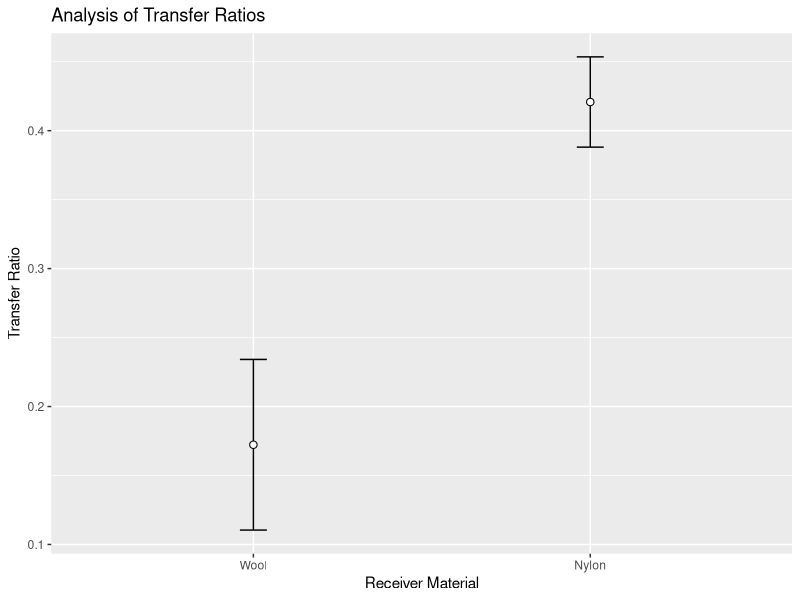
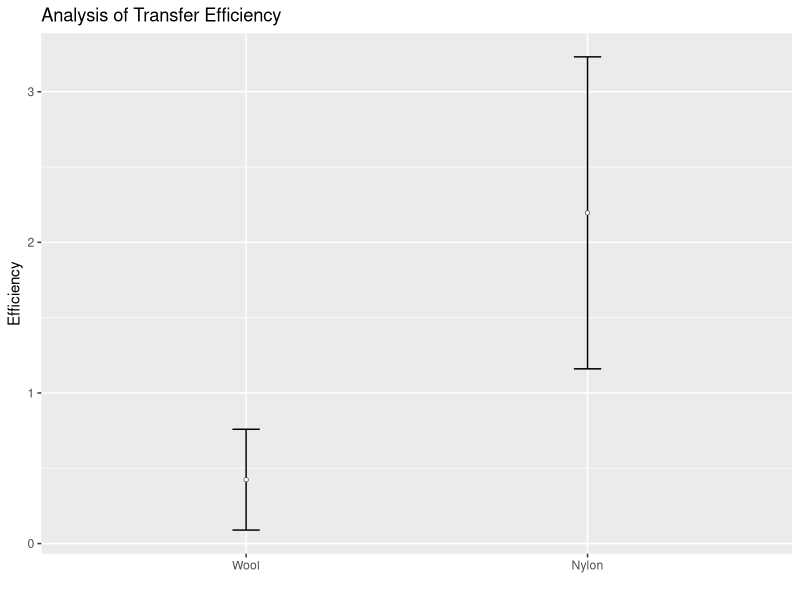
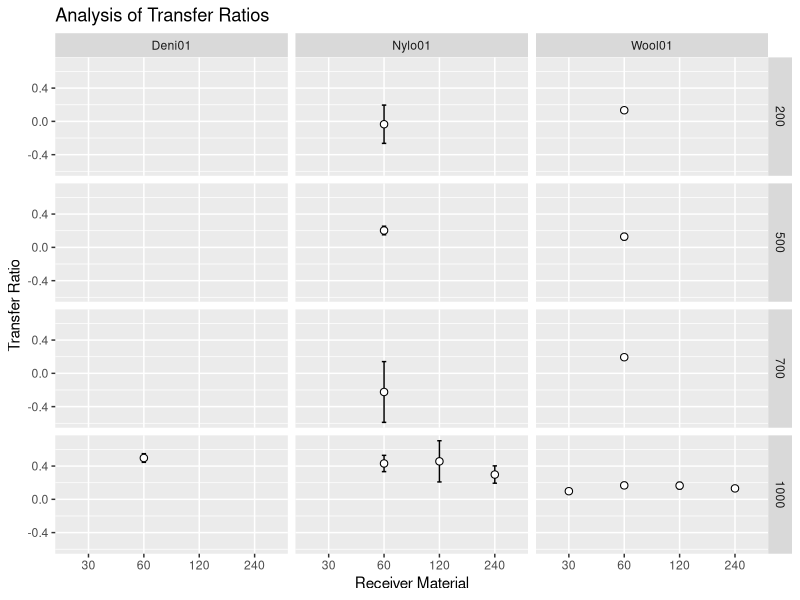
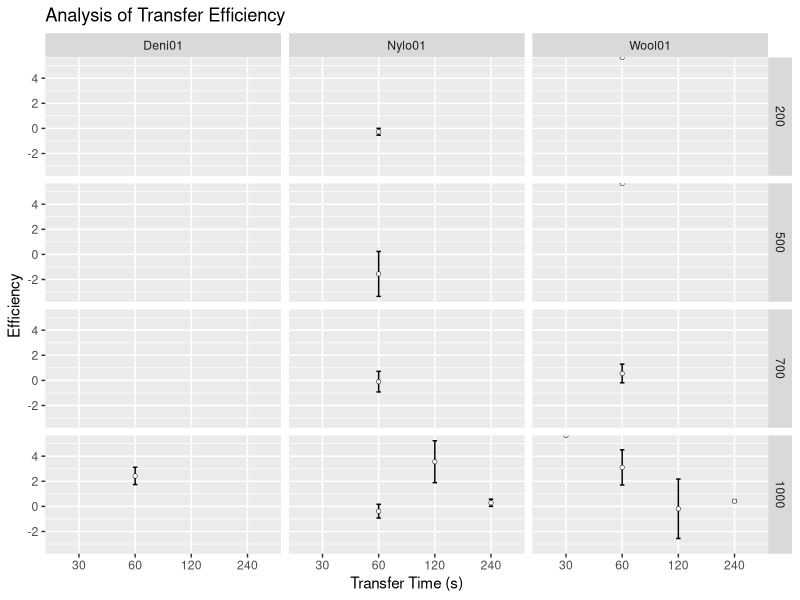
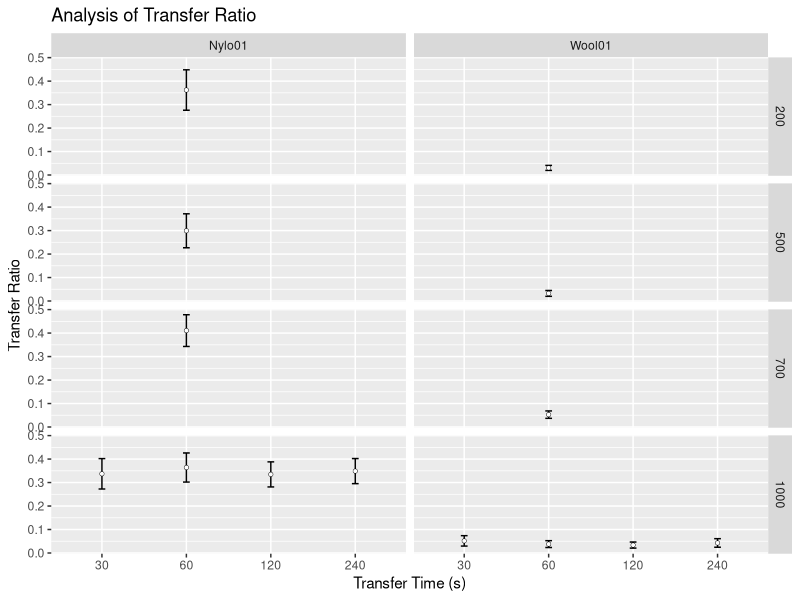
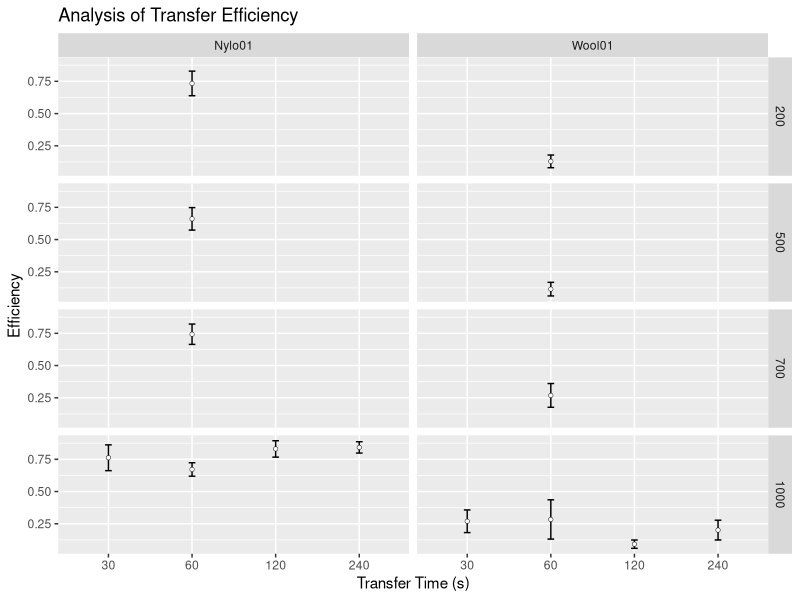
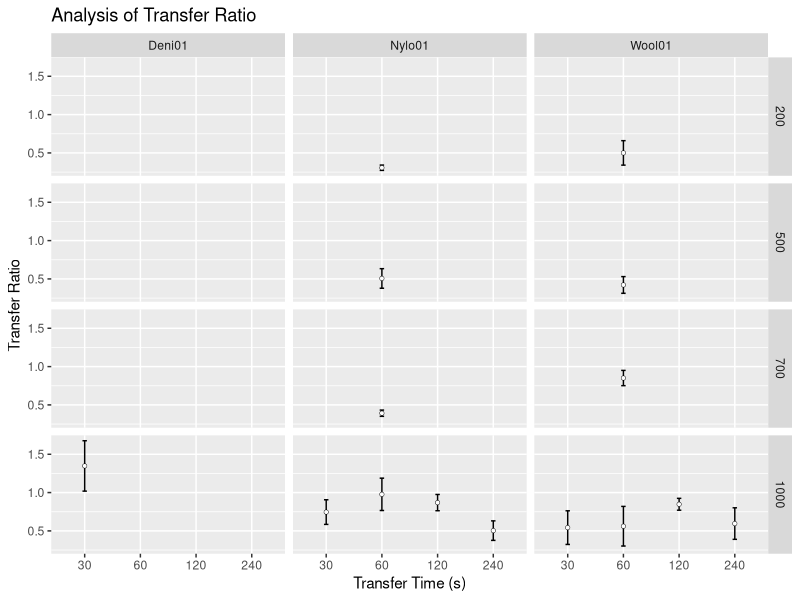
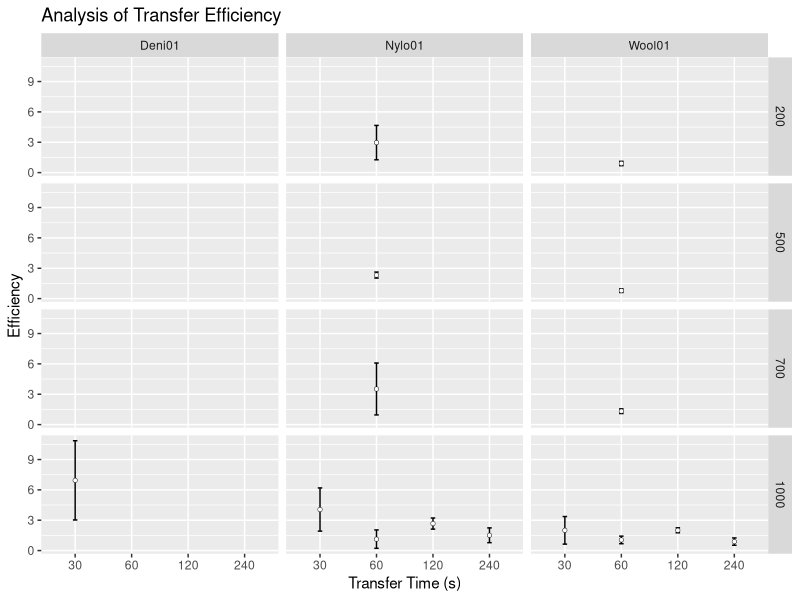

R code for these plots, in order:
## ---- chunk 1
knitr::opts_chunk$set(echo = FALSE, message = FALSE, warning = FALSE)
# libraries
library(readxl)
library(plyr)
library(ggplot2)
library(forcats)
library(dplyr)
## ---- chunk 2
# functions
## Gives count, mean, standard deviation, standard error of the mean, and confidence interval (default 95%).
##   data: a data frame.
##   measurevar: the name of a column that contains the variable to be summariezed
##   groupvars: a vector containing names of columns that contain grouping variables
##   na.rm: a boolean that indicates whether to ignore NA's
##   conf.interval: the percent range of the confidence interval (default is 95%)
summarySE <- function(data=NULL, measurevar, groupvars=NULL, na.rm=FALSE,
                      conf.interval=.95, .drop=TRUE) {
    # New version of length which can handle NA's: if na.rm==T, don't count them
    length2 <- function (x, na.rm=FALSE) {
        if (na.rm) sum(!is.na(x))
        else       length(x)
    }

    # This does the summary. For each group's data frame, return a vector with
    # N, mean, and sd
    datac <- ddply(data, groupvars, .drop=.drop,
      .fun = function(xx, col) {
        c(N    = length2(xx[[col]], na.rm=na.rm),
          mean = mean   (xx[[col]], na.rm=na.rm),
          sd   = sd     (xx[[col]], na.rm=na.rm)
        )
      },
      measurevar
    )

    # Rename the "mean" column    
    datac <- plyr::rename(datac, c("mean" = measurevar))

    datac$se <- datac$sd / sqrt(datac$N)  # Calculate standard error of the mean

    # Confidence interval multiplier for standard error
    # Calculate t-statistic for confidence interval: 
    # e.g., if conf.interval is .95, use .975 (above/below), and use df=N-1
    ciMult <- qt(conf.interval/2 + .5, datac$N-1)
    datac$ci <- datac$se * ciMult

    return(datac)
}

## function to convert a (character) vector of 
## numbers into a factor ordered numerically
numericFactorOrder <- function(x) {
    
  u = unique(x)
  new.levels = u[order(as.numeric(u))]
  x = factor(x, levels=new.levels)
  return(x)
  
}

## calc std error
stdErr = function(x) {
  sd = sd(x)
  n = length(x)
  return(sd/sqrt(n))
}

## ---- chunk 3
# Read in ML's data
my.dat = read_xlsx("dat/20191030DatasetPaper.xlsx", sheet = "DataMl")

# only use the transfer experiments for Groups 1 & 2. Groups 3-6 are not 
# clear in what they are and don't fit with the rest. Mostly Persistence?
# TODO - deal with Groups 3-6 later
transfer.dat = my.dat %>% filter(Time == "00000" & Group %in% c(1,2)) %>%
  select(c("Substrate", "ObsType", "Count", "Mass", "Duration", "Group", "Repeat")) %>%
  rename(ObservationType = ObsType, 
         TransferTime = Duration,
         Experiment = Group,
         Replicate = Repeat)

knitr::kable(head(transfer.dat, 20), caption = "'Head' of ML's Transfer Data")

## ---- chunk 4

# fix column types
transfer.dat$Count = as.numeric(transfer.dat$Count)
transfer.dat$Experiment = as.character(transfer.dat$Experiment)
transfer.dat$Replicate = as.character(transfer.dat$Replicate)

# add a photoID column to keep track of which datapoint is which
photo.id = rep(paste0("P", seq(1:5)), as.integer(nrow(transfer.dat)/5+1))
transfer.dat = data.frame(PhotoID = photo.id[1:nrow(transfer.dat)], transfer.dat)

# split out each set of photos...
p1 = transfer.dat %>% filter(PhotoID == "P1") %>% select(Mass,TransferTime,Substrate,Experiment,Replicate,Count)
p2 = transfer.dat %>% filter(PhotoID == "P2") %>% select(Mass,TransferTime,Substrate,Experiment,Replicate,Count)
p3 = transfer.dat %>% filter(PhotoID == "P3") %>% select(Mass,TransferTime,Substrate,Experiment,Replicate,Count)
p4 = transfer.dat %>% filter(PhotoID == "P4") %>% select(Mass,TransferTime,Substrate,Experiment,Replicate,Count)
p5 = transfer.dat %>% filter(PhotoID == "P5") %>% select(Mass,TransferTime,Substrate,Experiment,Replicate,Count)

# ...and merge
merge.dat = data.frame(p5[,c("Mass","TransferTime","Substrate","Experiment","Replicate")], p1$Count, p2$Count, p3$Count, p4$Count, p5$Count)
names(merge.dat) = c("Mass","TransferTime","Substrate","Experiment","Replicate","P1","P2","P3","P4","P5")

all.dat = cbind(Name = rep("A",nrow(merge.dat)), merge.dat)


# calculate the Transfer Ratios and Efficiencies
# NB: the summarise() function can be problematic here, if plyr is loaded
#     after dplyr. Check that first if this stops working.
final.dat = merge.dat %>% group_by(Mass, TransferTime, Experiment, Replicate) %>% summarise(Donor = P3 - P1, Receiver = P5 - P2, Donor_post = P3 - P4) %>% mutate(Ratio = Receiver/Donor, Efficiency = Receiver/Donor_post)

summ.dat = summarySE(final.dat, measurevar = "Ratio", groupvars = c("Experiment"))
ratio.dat = summ.dat[, -1]
ratio.dat = cbind(Mass = rep(1000,2), TransferTime = rep(60,2), Substrate = c("Wool01", "Nylo01"), ratio.dat)


knitr::kable(ratio.dat, caption = "Summary Data for ML Transfer Ratios")
## ---- chunk 5

ggplot(summ.dat, aes(x = Experiment, y = Ratio)) + 
  geom_point(size=2.2) +
  geom_errorbar(aes(ymin = Ratio-se, ymax = Ratio+se), width = 0.08) +
  geom_point(colour = "white") +
  scale_x_discrete(labels = c("Wool", "Nylon")) +
  labs(title = "Analysis of Transfer Ratios",
       x = "Receiver Material",
       y = "Transfer Ratio")

## ---- chunk 6

eff.dat = summarySE(final.dat, measurevar = "Efficiency", groupvars = c("Experiment"))

#eff.dat
ggplot(eff.dat, aes(x = Experiment, y = Efficiency)) + 
  geom_point(size=1) +
  geom_errorbar(aes(ymin = Efficiency-se, ymax = Efficiency+se), width = 0.08) +
  geom_point(colour = "white", size = 0.7) +
  scale_x_discrete(labels = c("Wool", "Nylon")) +
  labs(title = "Analysis of Transfer Efficiency",
       x = "",
       y = "Efficiency") 

## ---- chunk 7
# Read in SD's data
my.dat = read_xlsx("dat/20191030DatasetPaper.xlsx", sheet = "DataSd", trim_ws = TRUE)

# only use the transfer experiments for Groups 8-22. Groups 1-7 have no 
# count data and group 23 is incomplete, only one replicate
# TODO - deal with Groups 3-6 later
transfer.dat = my.dat %>% filter(Time == 0 & Group > 8 & Group < 23) %>% select(c("Substrate", "ObsType", "Count", "Mass", "Duration", "Group", "Repeat")) %>%
  rename(ObservationType = ObsType, 
         TransferTime = Duration,
         Experiment = Group,
         Replicate = Repeat)

knitr::kable(head(transfer.dat, 20), caption = "'Head' of SD's Transfer Data")

## ---- chunk 8

# fix column types
transfer.dat$Count = as.numeric(transfer.dat$Count)
transfer.dat$TransferTime = as.numeric(transfer.dat$TransferTime)
transfer.dat$Mass = as.numeric(transfer.dat$Mass)
transfer.dat$Experiment = as.character(transfer.dat$Experiment)
transfer.dat$Replicate = as.character(transfer.dat$Replicate)

# rename Denm01 to Deni01 to match others
transfer.dat[transfer.dat$Substrate == "Denm01", 1] <- "Deni01"

# add a photoID column to keep track of which datapoint is which
photo.id = rep(paste0("P", seq(1:5)), as.integer(nrow(transfer.dat)/5+1))
transfer.dat = data.frame(PhotoID = photo.id[1:nrow(transfer.dat)], transfer.dat)

# split out each set of photos...
p1 = transfer.dat %>% filter(PhotoID == "P1") %>% select(Mass,TransferTime,Substrate,Experiment,Replicate,Count)
p2 = transfer.dat %>% filter(PhotoID == "P2") %>% select(Mass,TransferTime,Substrate,Experiment,Replicate,Count)
p3 = transfer.dat %>% filter(PhotoID == "P3") %>% select(Mass,TransferTime,Substrate,Experiment,Replicate,Count)
p4 = transfer.dat %>% filter(PhotoID == "P4") %>% select(Mass,TransferTime,Substrate,Experiment,Replicate,Count)
p5 = transfer.dat %>% filter(PhotoID == "P5") %>% select(Mass,TransferTime,Substrate,Experiment,Replicate,Count)

# ...and merge
merge.dat = data.frame(p5[,c("Mass","TransferTime","Substrate","Experiment","Replicate")], p1$Count, p2$Count, p3$Count, p4$Count, p5$Count)
names(merge.dat) = c("Mass","TransferTime","Substrate","Experiment","Replicate","P1","P2","P3","P4","P5")

all.dat = rbind(all.dat, data.frame(Name = rep("B",nrow(merge.dat)), merge.dat))

# calculate the Transfer Ratios and Efficiencies
# NB: the summarise() function can be problematic here, if plyr is loaded
#     after dplyr. Check that first if this stops working.
final.dat = merge.dat %>% group_by(Mass, TransferTime, Substrate, Replicate) %>% summarise(Donor = P3 - P1, Receiver = P5 - P2, Donor_post = P3 - P4) %>% mutate(Ratio = Receiver/Donor, Efficiency = Receiver/Donor_post)

ratio.dat = summarySE(final.dat, measurevar = "Ratio", groupvars = c("Mass", "TransferTime", "Substrate"))

knitr::kable(ratio.dat, caption = "Summary Data for ML Transfer Ratios")
## ---- chunk 9

ggplot(ratio.dat, aes(x = numericFactorOrder(TransferTime), y = Ratio)) + 
  geom_point(size=2.2) +
  geom_errorbar(aes(ymin = Ratio-se, ymax = Ratio+se), width = 0.08) +
  geom_point(colour = "white") +
  labs(title = "Analysis of Transfer Ratios",
       x = "Receiver Material",
       y = "Transfer Ratio") +
  facet_grid(numericFactorOrder(Mass) ~ Substrate)


## ---- chunk 10

eff.dat = summarySE(final.dat, measurevar = "Efficiency", groupvars = c("Mass","TransferTime","Substrate"))
knitr::kable(eff.dat, caption = "Efficiency data for SD")

ggplot(eff.dat, aes(x = numericFactorOrder(TransferTime), y = Efficiency)) + 
  geom_point(size=1) +
  geom_errorbar(aes(ymin = Efficiency-se, ymax = Efficiency+se), width = 0.08) +
  geom_point(colour = "white", size = 0.7) +
#  scale_x_discrete(labels = c("Wool", "Nylon")) +
  labs(title = "Analysis of Transfer Efficiency",
       x = "Transfer Time (s)",
       y = "Efficiency") +
  facet_grid(numericFactorOrder(Mass) ~ Substrate)


## ---- chunk 11
# Read in Bh's data
my.dat = read_xlsx("dat/NorBhCleanDataset.xlsx", sheet = "Data", trim_ws = TRUE, col_types = "text")

# Fix the column name for Time - seems to have extra spaces
my.dat = rename(my.dat, Mass = `Mass (g)`)
my.dat = rename(my.dat, TransferTime = `TransferTime (s)`)
my.dat = rename(my.dat, PersistenceTime = `PersistenceTime (min)`)
#colnames(my.dat)

# only use the Transfer data (PersistenceTime == "0") 
transfer.dat = my.dat %>% filter(PersistenceTime == 0) %>% select(c("Substrate", "ObservationType", "Count", "Mass", "TransferTime", "Experiment", "Replicate")) 

knitr::kable(head(transfer.dat,20), caption = "'Head' of BH's Transfer Data")

## ---- chunk 12
# fix column types
transfer.dat$Count = as.numeric(transfer.dat$Count)
transfer.dat$Experiment = as.character(transfer.dat$Experiment)
transfer.dat$Replicate = as.character(transfer.dat$Replicate)

# add a photoID column to keep track of which datapoint is which
photo.id = rep(paste0("P", seq(1:5)), as.integer(nrow(transfer.dat)/5+1))
transfer.dat = data.frame(PhotoID = photo.id[1:nrow(transfer.dat)], transfer.dat)

# split out each set of photos...
p1 = transfer.dat %>% filter(PhotoID == "P1") %>% select(Mass,TransferTime,Substrate,Experiment,Replicate,Count)
p2 = transfer.dat %>% filter(PhotoID == "P2") %>% select(Mass,TransferTime,Substrate,Experiment,Replicate,Count)
p3 = transfer.dat %>% filter(PhotoID == "P3") %>% select(Mass,TransferTime,Substrate,Experiment,Replicate,Count)
p4 = transfer.dat %>% filter(PhotoID == "P4") %>% select(Mass,TransferTime,Substrate,Experiment,Replicate,Count)
p5 = transfer.dat %>% filter(PhotoID == "P5") %>% select(Mass,TransferTime,Substrate,Experiment,Replicate,Count)

# ...and merge
merge.dat = data.frame(p5[,c("Mass","TransferTime","Substrate","Experiment","Replicate")], p1$Count, p2$Count, p3$Count, p4$Count, p5$Count)
names(merge.dat) = c("Mass","TransferTime","Substrate","Experiment","Replicate","P1","P2","P3","P4","P5")

all.dat = rbind(all.dat, data.frame(Name = rep("C",nrow(merge.dat)), merge.dat))

# calculate the Transfer Ratios and Efficiencies
# NB: the summarise() function can be problematic here, if plyr is loaded
#     after dplyr. Check that first if this stops working.
final.dat = merge.dat %>% group_by(Mass, TransferTime, Substrate, Replicate) %>% summarise(Donor = P3 - P1, Receiver = P5 - P2, Donor_post = P3 - P4) %>% mutate(Ratio = Receiver/Donor, Efficiency = Receiver/Donor_post)

ratio.dat = summarySE(final.dat, measurevar = "Ratio", groupvars = c("Mass","TransferTime","Substrate"))

knitr::kable(ratio.dat, caption = "Summary Data for BH Transfer Ratios")
## ---- chunk 13

ggplot(ratio.dat, aes(x = numericFactorOrder(TransferTime), y = Ratio)) + 
  geom_point(size=1) +
  geom_errorbar(aes(ymin = Ratio-se, ymax = Ratio+se), width = 0.08) +
  geom_point(colour = "white", size = 0.7) +
#  scale_x_discrete(labels = c("Wool", "Nylon")) +
  labs(title = "Analysis of Transfer Ratio",
       x = "Transfer Time (s)",
       y = "Transfer Ratio") +
  facet_grid(numericFactorOrder(Mass) ~ Substrate)


## ---- chunk 14

eff.dat = summarySE(final.dat, measurevar = "Efficiency", groupvars = c("Mass","TransferTime","Substrate"))

knitr::kable(eff.dat, caption = "Efficiency data for SD")

ggplot(eff.dat, aes(x = numericFactorOrder(TransferTime), y = Efficiency)) + 
  geom_point(size=1) +
  geom_errorbar(aes(ymin = Efficiency-se, ymax = Efficiency+se), width = 0.08) +
  geom_point(colour = "white", size = 0.7) +
#  scale_x_discrete(labels = c("Wool", "Nylon")) +
  labs(title = "Analysis of Transfer Efficiency",
       x = "Transfer Time (s)",
       y = "Efficiency") +
  facet_grid(numericFactorOrder(Mass) ~ Substrate)


## ---- chunk 15
# Read in Sg's data
my.dat = read_xlsx("dat/StrSgCleanDataset.xlsx", sheet = "Data", trim_ws = TRUE, col_types = "text")

# Fix the column name for Time - seems to have extra spaces
my.dat = rename(my.dat, Mass = `Mass (g)`)
my.dat = rename(my.dat, TransferTime = `TransferTime (s)`)
my.dat = rename(my.dat, PersistenceTime = `PersistenceTime (min)`)
#colnames(my.dat)

# only use the Transfer data (PersistenceTime == "0") 
transfer.dat = my.dat %>% filter(PersistenceTime == 0) %>% select(c("Substrate", "ObservationType", "Count", "Mass", "TransferTime", "Experiment", "Replicate"))

# also remove expt 16 as it is incomplete
transfer.dat = transfer.dat[as.numeric(transfer.dat$Experiment) < 16,]

knitr::kable(head(transfer.dat,20), caption = "'Head' of SG's Transfer Data")

## ---- chunk 16
# fix column types
transfer.dat$Count = as.numeric(transfer.dat$Count)
transfer.dat$Experiment = as.character(transfer.dat$Experiment)
transfer.dat$Replicate = as.character(transfer.dat$Replicate)

# add a photoID column to keep track of which datapoint is which
photo.id = rep(paste0("P", seq(1:5)), as.integer(nrow(transfer.dat)/5+1))
transfer.dat = data.frame(PhotoID = photo.id[1:nrow(transfer.dat)], transfer.dat)

# split out each set of photos...
p1 = transfer.dat %>% filter(PhotoID == "P1") %>% select(Mass,TransferTime,Substrate,Experiment,Replicate,Count)
p2 = transfer.dat %>% filter(PhotoID == "P2") %>% select(Mass,TransferTime,Substrate,Experiment,Replicate,Count)
p3 = transfer.dat %>% filter(PhotoID == "P3") %>% select(Mass,TransferTime,Substrate,Experiment,Replicate,Count)
p4 = transfer.dat %>% filter(PhotoID == "P4") %>% select(Mass,TransferTime,Substrate,Experiment,Replicate,Count)
p5 = transfer.dat %>% filter(PhotoID == "P5") %>% select(Mass,TransferTime,Substrate,Experiment,Replicate,Count)

# ...and merge
merge.dat = data.frame(p5[,c("Mass","TransferTime","Substrate","Experiment","Replicate")], p1$Count, p2$Count, p3$Count, p4$Count, p5$Count)
names(merge.dat) = c("Mass","TransferTime","Substrate","Experiment","Replicate","P1","P2","P3","P4","P5")

all.dat = rbind(all.dat, data.frame(Name = rep("D",nrow(merge.dat)), merge.dat))

# calculate the Transfer Ratios and Efficiencies
# NB: the summarise() function can be problematic here, if plyr is loaded
#     after dplyr. Check that first if this stops working.
final.dat = merge.dat %>% group_by(Mass, TransferTime, Substrate, Replicate) %>% summarise(Donor = P3 - P1, Receiver = P5 - P2, Donor_post = P3 - P4) %>% mutate(Ratio = Receiver/Donor, Efficiency = Receiver/Donor_post)

ratio.dat = summarySE(final.dat, measurevar = "Ratio", groupvars = c("Mass","TransferTime","Substrate"))

knitr::kable(ratio.dat, caption = "Summary Data for SG Transfer Ratios")
## ---- chunk 17

ggplot(ratio.dat, aes(x = numericFactorOrder(TransferTime), y = Ratio)) + 
  geom_point(size=1) +
  geom_errorbar(aes(ymin = Ratio-se, ymax = Ratio+se), width = 0.08) +
  geom_point(colour = "white", size = 0.7) +
#  scale_x_discrete(labels = c("Wool", "Nylon")) +
  labs(title = "Analysis of Transfer Ratio",
       x = "Transfer Time (s)",
       y = "Transfer Ratio") +
  facet_grid(numericFactorOrder(Mass) ~ Substrate)


## ---- chunk 18

eff.dat = summarySE(final.dat, measurevar = "Efficiency", groupvars = c("Mass","TransferTime","Substrate"))
eff.dat = cbind(Name = rep("D", nrow(eff.dat)), eff.dat)

knitr::kable(eff.dat, caption = "Efficiency data for SG")

ggplot(eff.dat, aes(x = numericFactorOrder(TransferTime), y = Efficiency)) + 
  geom_point(size=1) +
  geom_errorbar(aes(ymin = Efficiency-se, ymax = Efficiency+se), width = 0.08) +
  geom_point(colour = "white", size = 0.7) +
#  scale_x_discrete(labels = c("Wool", "Nylon")) +
  labs(title = "Analysis of Transfer Efficiency",
       x = "Transfer Time (s)",
       y = "Efficiency") +
  facet_grid(numericFactorOrder(Mass) ~ Substrate)


## ---- chunk 19
# Read in Em's data
my.dat = read_xlsx("dat/StrEmCleanDataset.xlsx", sheet = "DataEm", trim_ws = TRUE, col_types = "text")

# Fix the column name for Time - seems to have extra spaces
my.dat = rename(my.dat, Mass = `Mass (g)`)
my.dat = rename(my.dat, TransferTime = `TransferTime (s)`)
my.dat = rename(my.dat, PersistenceTime = `PersistenceTime (min)`)
#colnames(my.dat)

# only use the Transfer data (PersistenceTime == "0") 
transfer.dat = my.dat %>% filter(PersistenceTime == 0) %>% select(c("Substrate", "ObservationType", "Count", "Mass", "TransferTime", "Experiment", "Replicate"))

# also remove expt 16 as it is incomplete
transfer.dat = transfer.dat[as.numeric(transfer.dat$Experiment) < 16,]

knitr::kable(head(transfer.dat, 20), caption = "'Head' of EM's Transfer Data")

## ---- chunk 20
# fix column types
transfer.dat$Count = as.numeric(transfer.dat$Count)
transfer.dat$Experiment = as.character(transfer.dat$Experiment)
transfer.dat$Replicate = as.character(transfer.dat$Replicate)

# add a photoID column to keep track of which datapoint is which
photo.id = rep(paste0("P", seq(1:5)), as.integer(nrow(transfer.dat)/5+1))
transfer.dat = data.frame(PhotoID = photo.id[1:nrow(transfer.dat)], transfer.dat)

# split out each set of photos...
p1 = transfer.dat %>% filter(PhotoID == "P1") %>% select(Mass,TransferTime,Substrate,Experiment,Replicate,Count)
p2 = transfer.dat %>% filter(PhotoID == "P2") %>% select(Mass,TransferTime,Substrate,Experiment,Replicate,Count)
p3 = transfer.dat %>% filter(PhotoID == "P3") %>% select(Mass,TransferTime,Substrate,Experiment,Replicate,Count)
p4 = transfer.dat %>% filter(PhotoID == "P4") %>% select(Mass,TransferTime,Substrate,Experiment,Replicate,Count)
p5 = transfer.dat %>% filter(PhotoID == "P5") %>% select(Mass,TransferTime,Substrate,Experiment,Replicate,Count)

# ...and merge
merge.dat = data.frame(p5[,c("Mass","TransferTime","Substrate","Experiment","Replicate")], p1$Count, p2$Count, p3$Count, p4$Count, p5$Count)
names(merge.dat) = c("Mass","TransferTime","Substrate","Experiment","Replicate","P1","P2","P3","P4","P5")

all.dat = rbind(all.dat, data.frame(Name = rep("E",nrow(merge.dat)), merge.dat))

# calculate the Transfer Ratios and Efficiencies
# NB: the summarise() function can be problematic here, if plyr is loaded
#     after dplyr. Check that first if this stops working.
final.dat = merge.dat %>% group_by(Mass, TransferTime, Experiment, Substrate, Replicate) %>% summarise(Donor = P3 - P1, Receiver = P5 - P2, Donor_post = P3 - P4) %>% mutate(Ratio = Receiver/Donor, Efficiency = Receiver/Donor_post)

ratio.dat = summarySE(final.dat, measurevar = "Ratio", groupvars = c("Mass","TransferTime","Substrate", "Experiment"))

knitr::kable(ratio.dat, caption = "Summary Data for EM Transfer Ratios")
## ---- chunk 21

ggplot(ratio.dat, aes(x = numericFactorOrder(TransferTime), y = Ratio)) + 
  geom_point(size=1) +
  geom_errorbar(aes(ymin = Ratio-se, ymax = Ratio+se), width = 0.08) +
  geom_point(colour = "white", size = 0.7) +
#  scale_x_discrete(labels = c("Wool", "Nylon")) +
  labs(title = "Analysis of Transfer Ratio",
       x = "Transfer Time (s)",
       y = "Transfer Ratio") +
  facet_grid(numericFactorOrder(Mass) ~ Substrate)


## ---- chunk 22

eff.dat = summarySE(final.dat, measurevar = "Efficiency", groupvars = c("Mass","TransferTime","Substrate"))

knitr::kable(eff.dat, caption = "Efficiency data for SD")

ggplot(eff.dat, aes(x = numericFactorOrder(TransferTime), y = Efficiency)) + 
  geom_point(size=1) +
  geom_errorbar(aes(ymin = Efficiency-se, ymax = Efficiency+se), width = 0.08) +
  geom_point(colour = "white", size = 0.7) +
#  scale_x_discrete(labels = c("Wool", "Nylon")) +
  labs(title = "Analysis of Transfer Efficiency",
       x = "Transfer Time (s)",
       y = "Efficiency") +
  facet_grid(numericFactorOrder(Mass) ~ Substrate)


## ---- chunk 23

all.dat$Mass = as.numeric(all.dat$Mass)
all.dat$TransferTime = as.numeric(all.dat$TransferTime)


# calc transfer ratios and efficiencies
all.final = all.dat %>% group_by(Name, Mass, TransferTime, Experiment, Substrate, Replicate) %>%
  summarise(Donor = P3 - P1, Receiver = P5 - P2, Donor_post = P3 - P4) %>% mutate(Ratio = Receiver/Donor, Efficiency = Receiver/Donor_post)

# aggregate over replicates
all.ratio = all.final %>% 
  group_by(Name, Mass, TransferTime, Substrate) %>%
  summarise(N = n(), ratio = mean(Ratio), se = stdErr(Ratio))

wool.dat = all.ratio %>% filter(Mass == 1000 & Substrate == "Wool01")
#wool.dat

mytheme = theme_minimal() +
  theme(panel.grid.minor = element_blank(),
        panel.grid.major.x = element_blank(),
        axis.title = element_text(size = 13, face = "bold"),
        axis.text = element_text(size = 11),
        legend.title = element_blank())


ggplot(wool.dat, aes(x=numericFactorOrder(TransferTime), y = ratio, group = Name, colour = Name, shape=Name)) +
  geom_point(size = 2, position = position_dodge(0.3)) +
  geom_errorbar(aes(ymin = ratio-se, ymax = ratio+se), width = 0.08, position = position_dodge(0.3)) +
  scale_shape_manual(values = c(0, 1, 2, 5, 6)) +
  labs(title = "Transfer Ratio for Cotton to Wool",
       subtitle = "For 1000g Mass",
       x = "Transfer Time (s)",
       y = "Transfer Ratio") +
  mytheme

ggsave("fig3.png")

## ---- chunk 24

nylon.dat = all.ratio %>% filter(Mass == 1000 & Substrate == "Nylo01")
#nylon.dat

ggplot(nylon.dat, aes(x=numericFactorOrder(TransferTime), y = ratio, group = Name, colour = Name, shape=Name)) +
  geom_point(size = 2, position = position_dodge(0.3)) +
  geom_errorbar(aes(ymin = ratio-se, ymax = ratio+se), width = 0.08, position = position_dodge(0.3)) +
  scale_shape_manual(values = c(0, 1, 2, 5, 6)) +
  labs(title = "Transfer Ratio for Cotton to Nylon",
       subtitle = "For 1000g Mass",
       x = "Transfer Time (s)",
       y = "Transfer Ratio") +
  mytheme

ggsave("fig4.png")

## ---- chunk 25

wool60.dat = all.ratio %>% filter(TransferTime == 60 & Substrate == "Wool01")
#wool60.dat

ggplot(wool60.dat, aes(x=numericFactorOrder(Mass), y = ratio, group = Name, colour = Name, shape=Name)) +
  geom_point(position = position_dodge(0.3)) +
  geom_errorbar(aes(ymin = ratio-se, ymax = ratio+se), width = 0.08, position = position_dodge(0.3)) +
  scale_shape_manual(values = c(0, 1, 2, 5, 6)) +
  labs(title = "Transfer Ratio for Cotton to Wool",
       subtitle = "For 60s Transfer Time",
       x = "Mass (g)",
       y = "Transfer Ratio") +
  mytheme

ggsave("fig5.png")

## ---- chunk 26

nylon60.dat = all.ratio %>% filter(TransferTime == 60 & Substrate == "Nylo01")
#nylon60.dat

ggplot(nylon60.dat, aes(x=numericFactorOrder(Mass), y = ratio, group = Name, colour = Name, shape=Name)) +
  geom_point(position = position_dodge(0.3)) +
  geom_errorbar(aes(ymin = ratio-se, ymax = ratio+se), width = 0.08, position = position_dodge(0.3)) +
  scale_shape_manual(values = c(0, 1, 2, 5, 6)) +
  labs(title = "Transfer Ratio for Cotton to Nylon",
       subtitle = "For 60s Transfer Time",
       x = "Mass (g)",
       y = "Transfer Ratio") +
  mytheme

ggsave("fig6.png")

## ---- chunk 27

# plot boxplots
ggplot(all.ratio %>% 
  filter(Substrate != "Deni01"), aes(x=Name, y=ratio, fill = Substrate)) +
  geom_boxplot() +
  labs(title = "Transfer Ratio by Experiment and Substrate",
       x = "Experiment",
       y = "Transfer Ratio") +
  mytheme

ggsave("fig7.png")
#kruskal.test(Ratio ~ Substrate, data = all.ratio.tmp)
## ---- chunk 28

ggplot(all.dat, aes(x=P3)) + geom_density() +
  labs(title = "Distribution of Particle Counts",
       substitle = "Photo 3",
       x = "") +
  facet_grid(Name ~ ., scales = "free_y")

## ---- chunk 29

# for better labelling add a new mass column with a 'g'
all.ratio$Massg = paste0(all.ratio$Mass, "g")

ggplot(all.ratio, aes(x = numericFactorOrder(TransferTime), y = ratio, group = Name, colour = Name)) + 
  geom_point(size=1, position = position_dodge(0.3)) +
  geom_errorbar(aes(ymin = ratio-se, ymax = ratio+se), width = 0.08, position = position_dodge(0.3)) +
#  geom_point(colour = "white", size = 0.7, position = position_dodge(0.2)) +
#  scale_x_discrete(labels = c("Wool", "Nylon")) +
  labs(title = "Analysis of Transfer Ratio",
       x = "Transfer Time (s)",
       y = "Transfer Ratio") +
  facet_grid(fct_reorder(Massg, Mass) ~ Substrate) +
  mytheme +
  theme(strip.background = element_rect(fill = "lightblue", colour = "black"))


## ---- chunk 30

# first calc the efficiency data
all.eff = all.final %>% 
  group_by(Name, Mass, TransferTime, Substrate) %>%
  summarise(N = n(), efficiency = mean(Efficiency), se = stdErr(Efficiency))


nylon.eff.dat = all.eff %>% filter(Mass == 1000 & Substrate == "Nylo01")
#nylon.eff.dat

ggplot(nylon.eff.dat, aes(x=numericFactorOrder(TransferTime), y = efficiency, group = Name, colour = Name, shape=Name)) +
  geom_point(size = 2, position = position_dodge(0.3)) +
  geom_errorbar(aes(ymin = efficiency-se, ymax = efficiency+se), width = 0.08, position = position_dodge(0.3)) +
  scale_shape_manual(values = c(0, 1, 2, 5, 6)) +
  labs(title = "Transfer Efficiency for Cotton to Nylon",
       subtitle = "For 1000g Mass",
       x = "Transfer Time (s)",
       y = "Transfer Efficiency") +
  mytheme

ggsave("fig8.png")

## ---- chunk 31

wool.eff.dat = all.eff %>% filter(Mass == 1000 & Substrate == "Wool01")
#nylon.eff.dat

ggplot(wool.eff.dat, aes(x=numericFactorOrder(TransferTime), y = efficiency, group = Name, colour = Name, shape=Name)) +
  geom_point(size = 2, position = position_dodge(0.3)) +
  geom_errorbar(aes(ymin = efficiency-se, ymax = efficiency+se), width = 0.08, position = position_dodge(0.3)) +
  scale_shape_manual(values = c(0, 1, 2, 5, 6)) +
  labs(title = "Transfer Efficiency for Cotton to Wool",
       subtitle = "For 1000g Mass",
       x = "Transfer Time (s)",
       y = "Transfer Efficiency") +
  mytheme

## ---- chunk 32

all.eff$Massg = paste0(all.eff$Mass, "g")

ggplot(all.eff, aes(x = numericFactorOrder(TransferTime), y = efficiency, group = Name, colour = Name)) + 
  geom_point(size=1, position = position_dodge(0.3)) +
  geom_errorbar(aes(ymin = efficiency-se, ymax = efficiency+se), width = 0.08, position = position_dodge(0.3)) +
#  geom_point(colour = "white", size = 0.7, position = position_dodge(0.2)) +
#  scale_x_discrete(labels = c("Wool", "Nylon")) +
  labs(title = "Analysis of Transfer Efficiency",
       x = "Transfer Time (s)",
       y = "Transfer Efficiency") +
  facet_grid(fct_reorder(Massg, Mass) ~ Substrate) +
  mytheme +
  theme(strip.background = element_rect(fill = "lightblue", colour = "black"))


